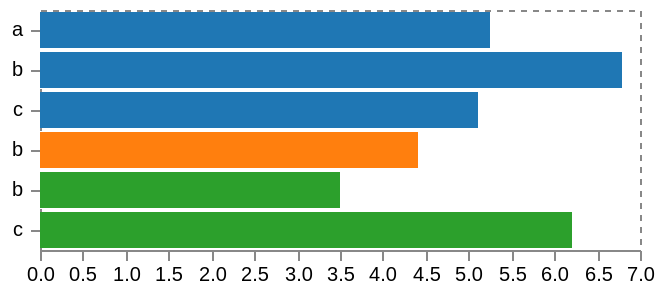

Describe this chart as a Vega-Lite specification.
### Vega specification from a JSON file in a GitHub repository (floating-point values rounded to 4 significant figures)
{"schema": {"language": "vega", "version": "3.0"}, "width": 300, "padding": 5, "autosize": "pad", "encode": {"enter": {"fill": {"value": "transparent"}, "strokeWidth": {"value": 1}, "stroke": {"value": "#888"}}, "update": {"strokeDash": {"value": [3, 3]}}, "hover": {"strokeDash": {"value": []}}}, "signals": [{"name": "rangeStep", "value": 20, "bind": {"type": "range", "min": 5, "max": 50, "step": 1}}, {"name": "barWidth", "value": 0.9, "bind": {"type": "range", "min": 0, "max": 1, "step": 0.05}}, {"name": "height", "update": "rangeStep * extent[1]"}], "data": [{"name": "tuples", "values": [{"a": 0, "b": "a", "c": 6.3}, {"a": 0, "b": "a", "c": 4.2}, {"a": 0, "b": "b", "c": 6.8}, {"a": 0, "b": "c", "c": 5.1}, {"a": 1, "b": "b", "c": 4.4}, {"a": 2, "b": "b", "c": 3.5}, {"a": 2, "b": "c", "c": 6.2}], "transform": [{"type": "aggregate", "groupby": ["a", "b"], "fields": ["c"], "ops": ["average"], "as": ["c"]}]}, {"name": "trellis", "source": "tuples", "transform": [{"type": "aggregate", "groupby": ["a"]}, {"type": "stack", "field": "count"}, {"type": "extent", "field": "y1", "signal": "extent"}]}], "scales": [{"name": "xscale", "domain": {"data": "tuples", "field": "c"}, "nice": true, "zero": true, "round": true, "range": "width"}, {"name": "color", "type": "ordinal", "scheme": "category10", "domain": {"data": "trellis", "field": "a"}}], "axes": [{"orient": "bottom", "scale": "xscale", "domain": true}], "marks": [{"type": "group", "from": {"data": "trellis", "facet": {"name": "faceted_tuples", "data": "tuples", "groupby": "a"}}, "encode": {"enter": {"x": {"value": 0}, "width": {"signal": "width"}}, "update": {"y": {"field": "y0", "mult": {"signal": "rangeStep"}}, "y2": {"field": "y1", "mult": {"signal": "rangeStep"}}}}, "scales": [{"name": "yscale", "type": "band", "padding": 0, "round": true, "domain": {"data": "faceted_tuples", "field": "b"}, "rangeStep": {"signal": "rangeStep"}}], "axes": [{"orient": "left", "scale": "yscale", "tick": false, "domain": false, "labelPadding": 4}], "marks": [{"type": "rect", "from": {"data": "faceted_tuples"}, "encode": {"enter": {"x": {"value": 0}, "x2": {"scale": "xscale", "field": "c"}, "fill": {"scale": "color", "field": "a"}, "strokeWidth": {"value": 2}}, "update": {"yc": {"scale": "yscale", "field": "b", "band": 0.5}, "height": {"scale": "yscale", "band": 1, "mult": {"signal": "barWidth"}}, "stroke": {"value": null}, "zindex": {"value": 0}}, "hover": {"stroke": {"value": "firebrick"}, "zindex": {"value": 1}}}}]}]}
